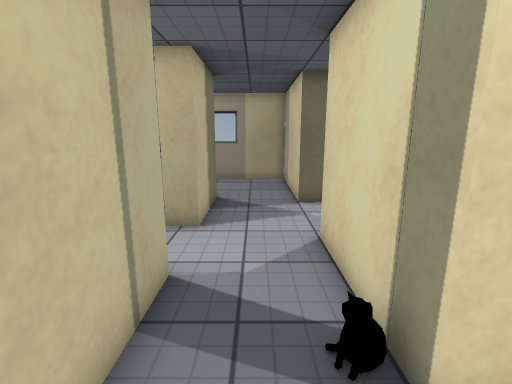
[1] (above)

22 first-person views from a walk through a 3-D level made in the Unity game engine. The camera is 1.4 m above the floor, tilts 12° down and sees 85° across. The floor is counted in squares, 0.5 m on a side. Each view is taken from the middle of a square. On the plan, view 1 faces up. The plan holds only what a view shows up to about 19 squares ahead; the rest is blank. The place goes on beyond the plan. The player character is not drawn. Some surface patterns are stand-ins.

[2]
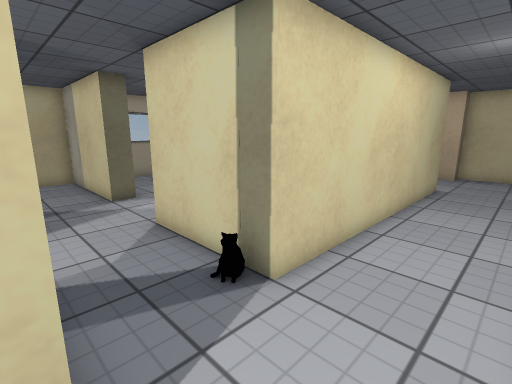

[3]
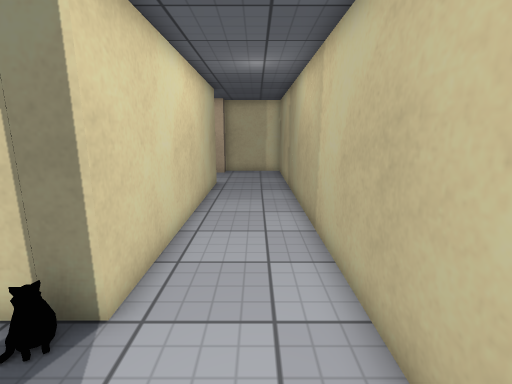

[4]
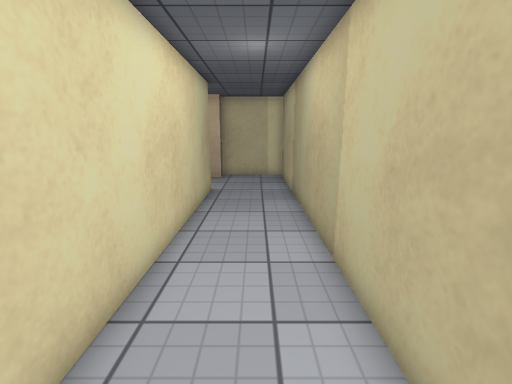

[5]
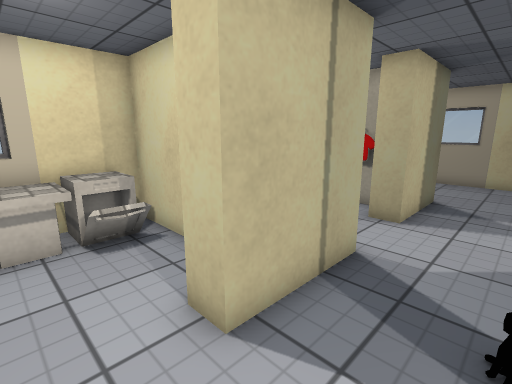

[6]
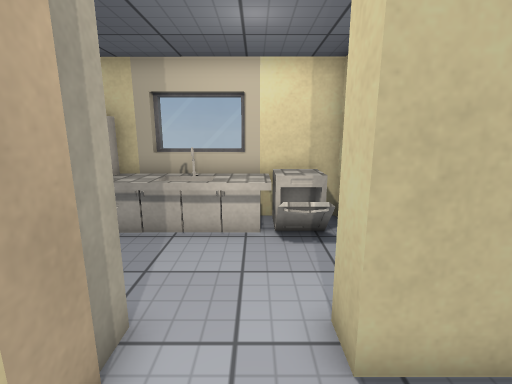

[7]
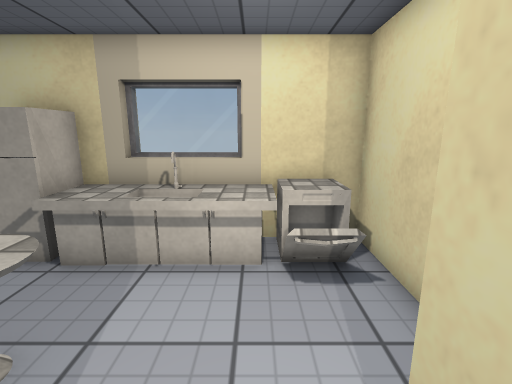

[8]
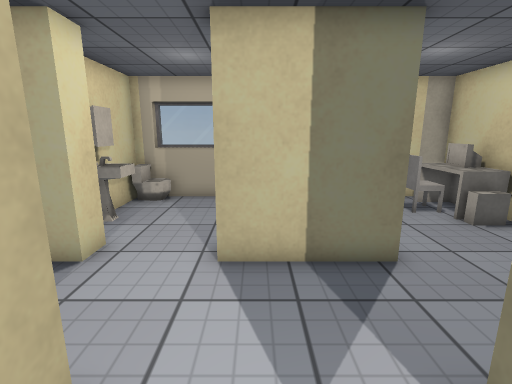

[9]
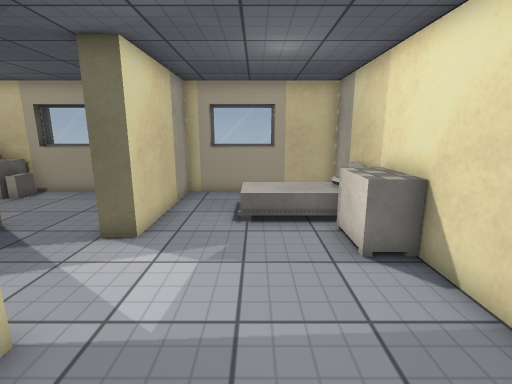

[10]
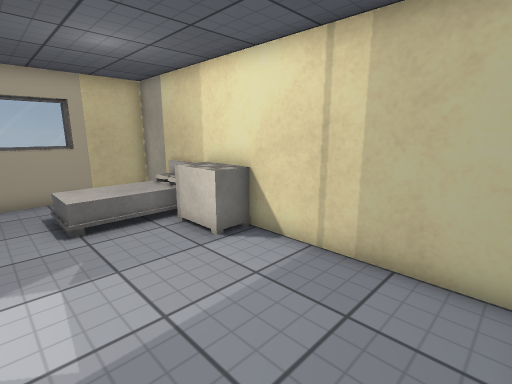

[11]
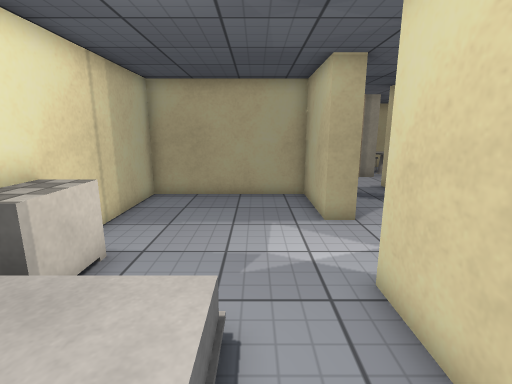

[12]
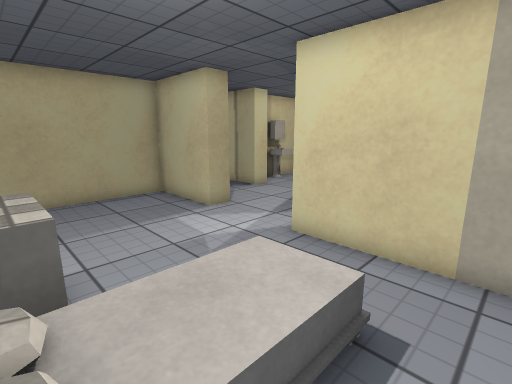

[13]
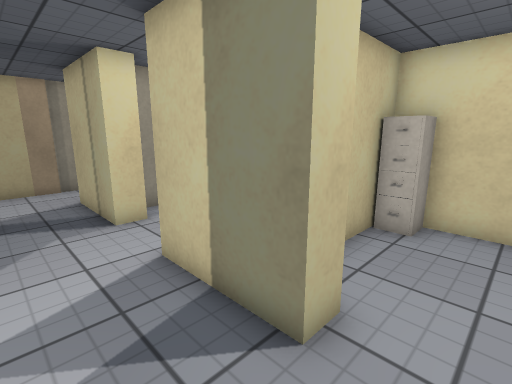

[14]
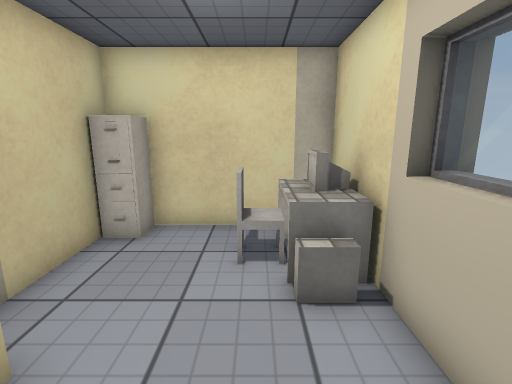

[15]
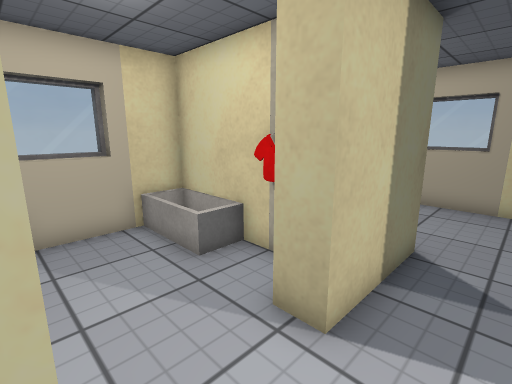

[16]
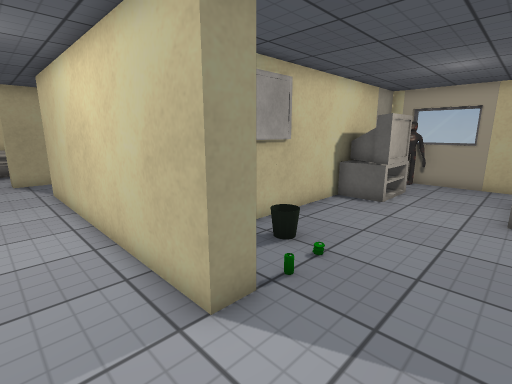

[17]
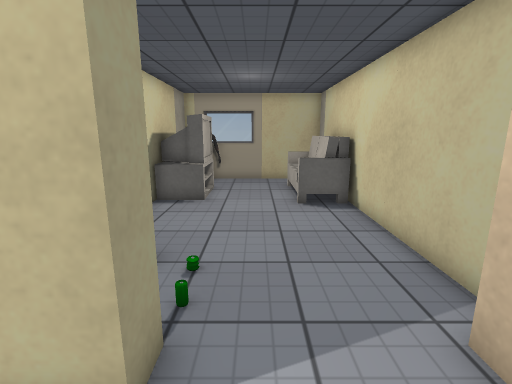

[18]
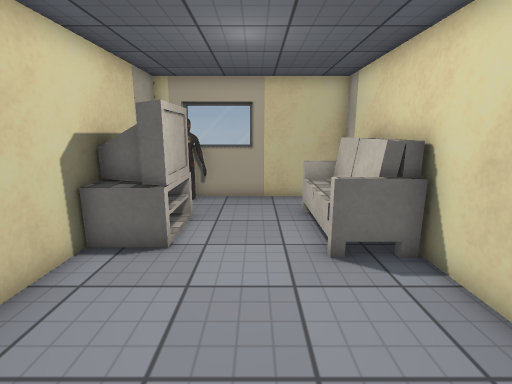

[19]
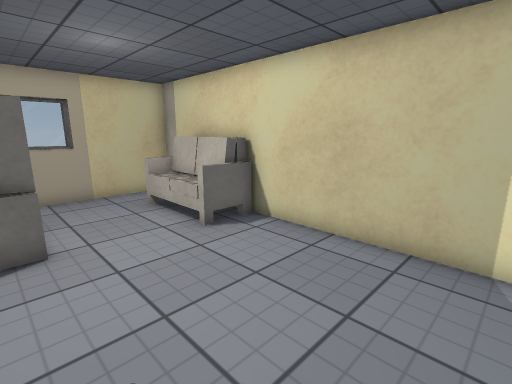

[20]
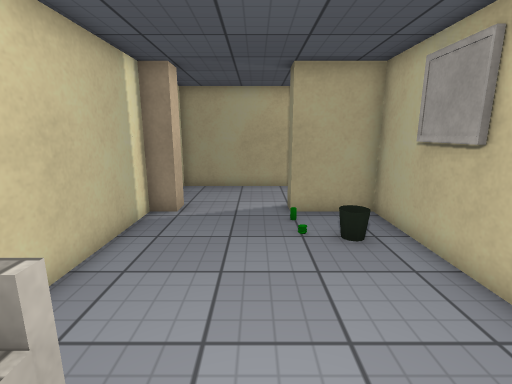

[21]
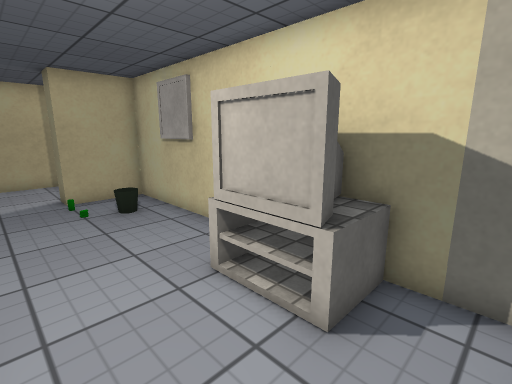

[22]
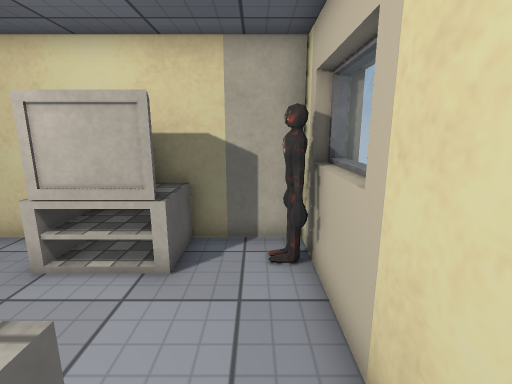

### Floor plan
Points are (right, up) in squares from view 1. A wall is a line through its corners. A room is listed if a view was taken in it or the views show most of it. See-through windows are left out.
Room 1 (views 1, 2, 3, 4, 5, 6, 7, 15, 16, 17)
walls: (-2.8, -1.8) (18.9, -1.8) (18.9, 2.2) (17.9, 2.2); (13.8, 2.2) (1.8, 2.2) (1.8, 7.2); (-2.9, 5.2) (-1.7, 5.2) (-1.7, 1.1) (-2.8, 1.1); (1.8, 11.2) (1.8, 12.4); (-1.7, 12.1) (-1.7, 8.1) (-2.8, 8.1)
ways out: opening at (2.5, 9) to room 2; opening at (0, 11.5) to room 3; opening at (16, 2.5) to room 4; opening at (-2.5, 6.5) to room 5; opening at (-2.5, -0.5)
Room 2 (views 8, 9, 10, 11, 12)
walls: (1.8, 7.2) (2.7, 7.2) (2.7, 3.3) (9.8, 3.3) (9.8, 17.3) (2.7, 17.3) (2.7, 11.2) (1.8, 11.2); (6.9, 17.6) (3.8, 17.6)
ways out: opening at (2.5, 9) to room 1
objects: dresser (8, 10) to (9, 12)
Room 3 (views 13, 14)
walls: (-2.9, 12.1) (-1.7, 12.1); (-1.1, 17.6) (-4.2, 17.6); (1.8, 12.4) (1.8, 17.3) (-8.2, 17.3) (-8.2, 10.8) (-4.1, 10.8)
ways out: opening at (0, 11.5) to room 1
objects: cabinet (-7, 12); other object (-7, 16) to (-6, 16); chair (-6, 15); desk (-5, 16)
Room 4 (views 18, 19, 20, 21, 22)
walls: (10.7, 11.5) (10.7, 3.3) (13.8, 3.3) (13.8, 2.2); (14.9, 17.6) (11.8, 17.6); (17.9, 2.2) (17.9, 3.3) (18.9, 3.3) (18.9, 17.3) (10.7, 17.3) (10.7, 14.4)
ways out: opening at (16, 2.5) to room 1
objects: other object (11, 11) to (13, 14); other object (12, 17); sofa (17, 11) to (18, 15)
Room 5 (no view inside)
walls: (-3.2, 9.8) (-8.2, 9.8) (-8.2, 3.8) (-3.2, 3.8); (-8.6, 7.8) (-8.6, 4.6)
ways out: opening at (-2.5, 6.5) to room 1
objects: other object (-5, 4) to (-4, 5); other object (-4, 9) to (-4, 10)

Positions as (right, up) in squares from view 1, and headings:
1: (0, 0), facing up
2: (-2, -1), facing up-right
3: (-2, 0), facing right
4: (0, 0), facing right
5: (1, -1), facing up-left
6: (1, 0), facing left
7: (-1, 0), facing left
8: (4, 9), facing left
9: (6, 4), facing up
10: (4, 4), facing up-right
11: (5, 16), facing down
12: (9, 16), facing down-left
13: (1, 14), facing down-left
14: (0, 15), facing left
15: (0, 5), facing up-left
16: (17, 0), facing up-left
17: (15, 0), facing up
18: (15, 5), facing up
19: (12, 4), facing up-right
20: (15, 13), facing down
21: (16, 16), facing down-left
22: (18, 16), facing left
